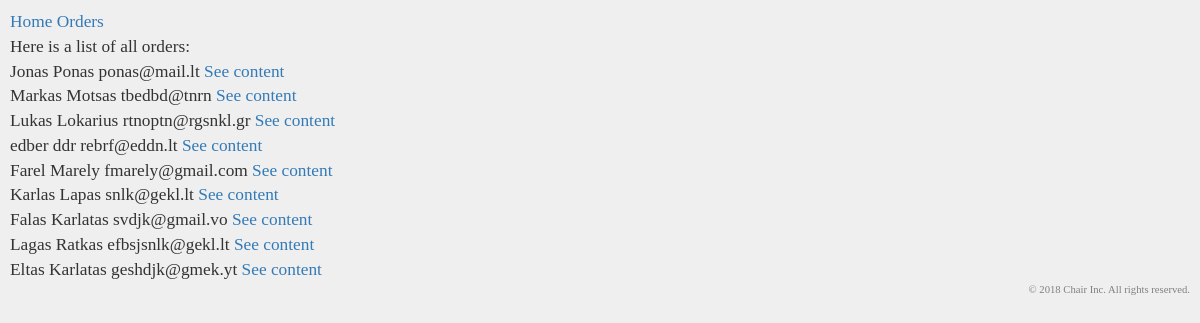
The page /?controller=orders&action=index on the database its author committed.
### tables this page shows
CREATE TABLE `userorders` (
  `id` int(11) NOT NULL,
  `quantity` int(2) NOT NULL,
  `firstname` varchar(32) NOT NULL,
  `lastname` varchar(32) NOT NULL,
  `email` varchar(32) NOT NULL
);

### index.php (called while the page is built, shortened)
<?php
    if (isset($_GET['controller']) && isset($_GET['action'])) {
        $controller = $_GET['controller'];
        $action     = $_GET['action'];
    } else {
        $controller = 'pages';
        $action     = 'home';
    }
    require_once('views/layout.php');
?>

### controllers/orders_controller.php (called while the page is built, shortened)
<?php
    class OrdersController {
        public function index() {
            $orders = Order::all();
            require_once('views/pages/orderlist.php');
        }
  }
?>

### models/order.php (called while the page is built, shortened)
<?php
    class Order {
        public function __construct($id, $quantity, $firstname, $lastname, $email) {
            $this->id      = $id;
            $this->firstname = $firstname;
            $this->lastname  = $lastname;
            $this->email     = $email;
        }
        public static function all() {
            $list = [];
            $db = Db::getInstance();
            $req = $db->query('SELECT * FROM userorders');
            foreach($req->fetchAll() as $order) {
                $list[] = new Order($order['id'], $order['quantity'], $order['firstname'], $order['lastname'], $order['email']);
            }
            return $list;
        }
  }
?>

### views/pages/orderlist.php (the view)
<header>
    <a href='/your-product'>Home</a>
    <a href='?controller=orders&action=index'>Orders</a>
</header>
<p>Here is a list of all orders:</p>
<?php foreach($orders as $order) { ?>
    <p>
        <?php echo $order->firstname; ?>
        <?php echo $order->lastname; ?>
        <?php echo $order->email; ?>
        <a href='?controller=orders&action=show&id=<?php echo $order->id; ?>'>See content</a>
    </p>
<?php } ?>

### views/layout.php (shortened to what this page needs)
<!DOCTYPE html>
<html lang="en">
<head>
    <link rel="stylesheet" href="https://maxcdn.bootstrapcdn.com/bootstrap/3.3.2/css/bootstrap.min.css">
    <link rel="stylesheet" href="theme.css">
</head>
    <body>
        <?php require_once('routes.php'); ?>
        <footer>
            <div class="copyright">
            &copy; 2018 Chair Inc. All rights reserved.</br>
            </div>
        </footer>
    </body>
</html>

### routes.php (shortened to what this page needs)
<?php
    function call($controller, $action) {
    switch($controller) {
        case 'orders':
            require_once('models/order.php');
            $controller = new OrdersController();
        break;
    }
    $controller->{ $action }();
  }
  $controllers = array('pages' => ['home', 'orderlist', 'error'],
                       'orders' => ['index', 'show']);
  if (array_key_exists($controller, $controllers) && in_array($action, $controllers[$controller])) {
      call($controller, $action);
  } else {
    call('pages', 'error');
  }
?>

### theme.css (style rules this page uses)
html { margin: 0; padding: 0; }
body { font-family: 'Handlee', cursive; font-size: 13pt; background-color: #efefef; padding: 10px; margin: 0; }
p { padding: 0; margin: 0; }
.copyright { font-size: 8pt; text-align: right; padding-bottom: 10px; color: grey; }

### rows shown on the page
userorders: firstname "Jonas", lastname "Ponas", email "ponas@mail.lt"
userorders: firstname "Markas", lastname "Motsas", email "tbedbd@tnrn"
userorders: firstname "Lukas", lastname "Lokarius", email "rtnoptn@rgsnkl.gr"
userorders: firstname "edber", lastname "ddr", email "rebrf@eddn.lt"
userorders: firstname "Farel", lastname "Marely", email "fmarely@gmail.com"
userorders: firstname "Karlas", lastname "Lapas", email "snlk@gekl.lt"
userorders: firstname "Falas", lastname "Karlatas", email "svdjk@gmail.vo"
userorders: firstname "Lagas", lastname "Ratkas", email "efbsjsnlk@gekl.lt"
userorders: firstname "Eltas", lastname "Karlatas", email "geshdjk@gmek.yt"
